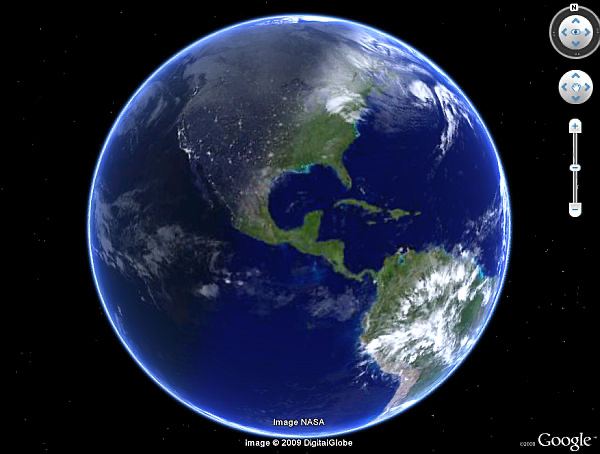
#> input picture src/reference-images/image.png, 600 x 454 px, given in place of topo.jpg, which was not available
$ python build-earth.py ../src/reference-images ../src/reference-images/image.png
#> lines starting #> are read from the running program, lines starting #| are printed output that depends on the picture; pictures that were not available may be replaced by others from this repository, and a replacement may not be noted
# Build the globe's textures from NASA's public-domain imagery.
# Usage: python3 -I build-earth.py <dl-dir> <out-dir>
#   <dl-dir>/bm-oct/topo.jpg        Blue Marble Next Generation, Oct 2004, topo+bathy (5400x2700)
#   <dl-dir>/black-marble/night.jpg Black Marble 2016 (13500x6750)
#   <dl-dir>/clouds/clouds.jpg      Blue Marble cloud composite (2048x1024)
#   <dl-dir>/gebco/elev.png         GEBCO_08 land elevation, 8-bit (21600x10800)
# Writes WebP: 4096x2048 day, 4096x2048 night (lights only), 2048x1024 relief
# (normal map from elevation, water mask in blue) and 2048x1024 clouds.
# Download the four files from eoimages.gsfc.nasa.gov (see README Sources).
import sys
import numpy as np
from PIL import Image, ImageFilter

Image.MAX_IMAGE_PIXELS = None
src, out = sys.argv[1], sys.argv[2]
W, H = 4096, 2048


def load(path, size, mode="RGB"):
#> called with path = '../src/reference-images/bm-oct/topo.jpg', size = (4096, 2048), mode = 'RGB'
    return Image.open(path).convert(mode).resize(size, Image.LANCZOS)
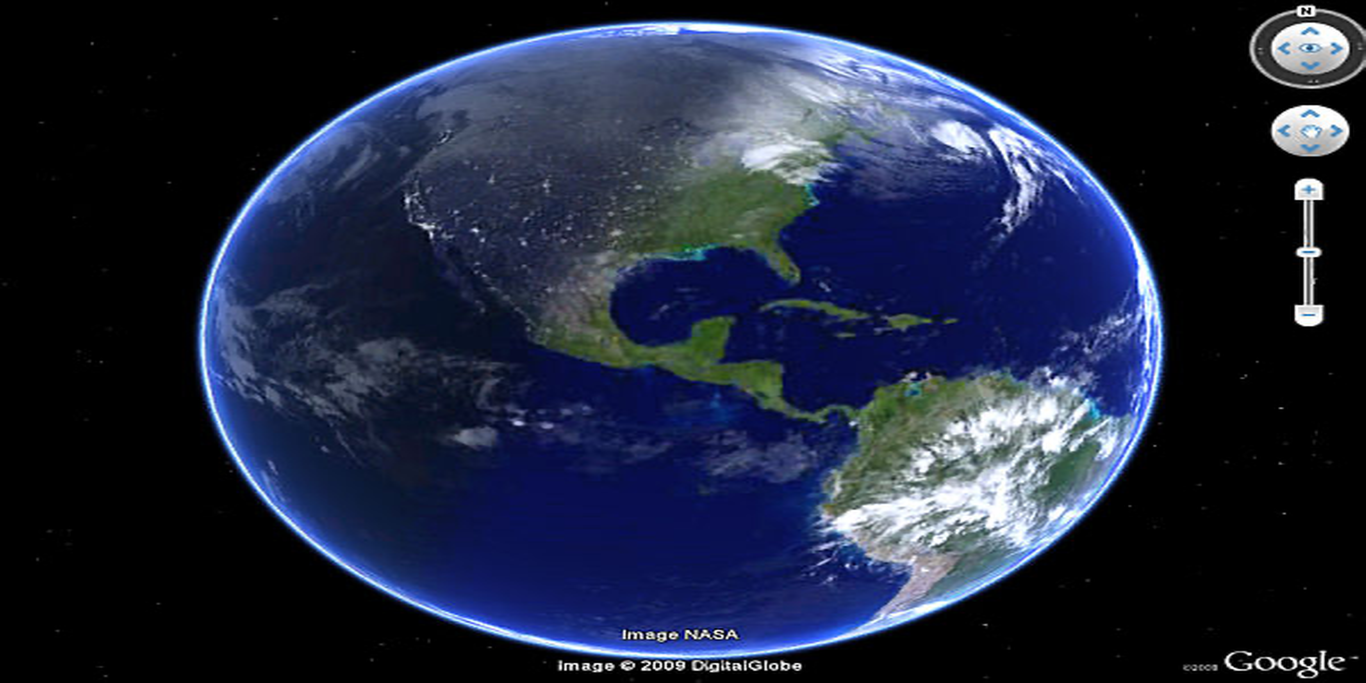
#> returned value: PIL image 4096x2048 RGB (shown at 1/3 size); mean R, G, B 31, 38, 59.2


# ---- day: Blue Marble, as it is (the shader does the grading) ----
day = load(f"{src}/bm-oct/topo.jpg", (W, H))
day.save(f"{out}/earth-day.webp", quality=84, method=6)

# ---- night: Black Marble with the moonlit ground removed, leaving lights ----
night = np.asarray(load(f"{src}/black-marble/night.jpg", (W, H))).astype(np.float32) / 255
lum = night.max(axis=2)
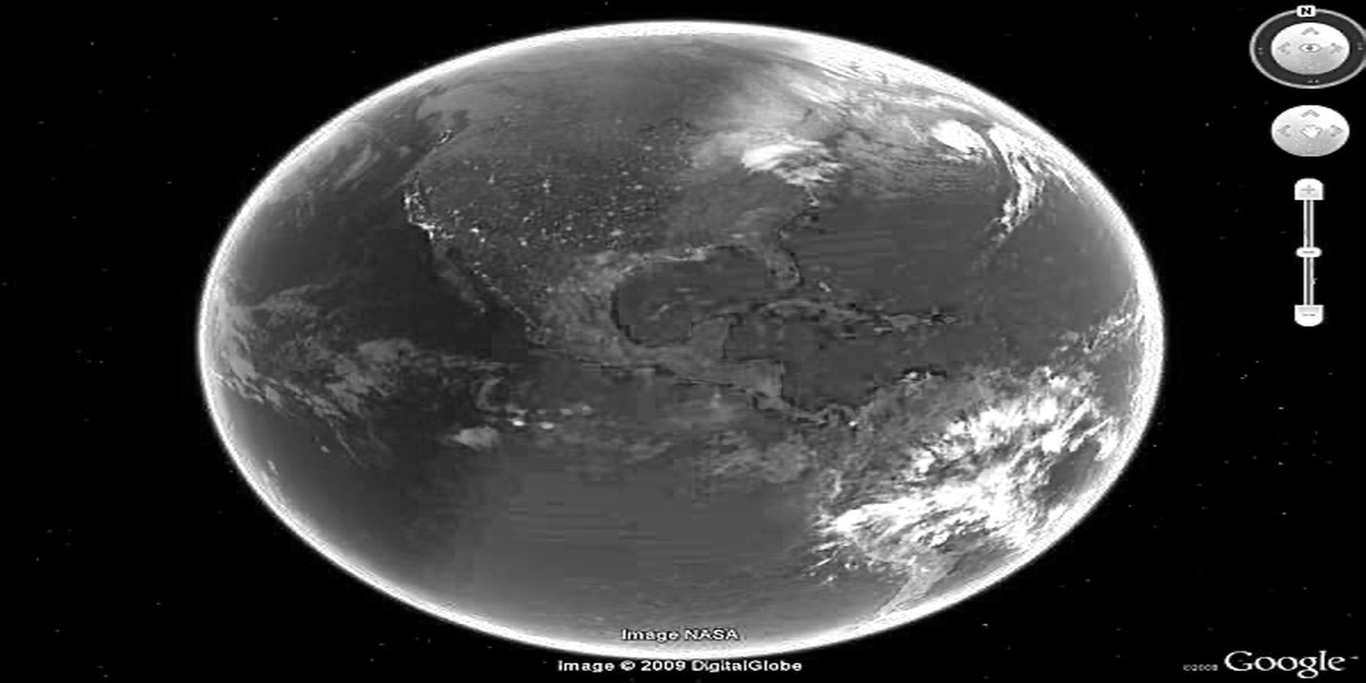
#> lum: shape (2048, 4096) float32 (shown at 1/3 size); min 0, max 1, mean 0.236
# the base (moonlit land, ice) sits under ~0.33; city light is far brighter.
# Keep only what rises above it, with a soft knee so small towns survive.
lights = np.clip((lum - 0.36) / 0.64, 0, 1) ** 1.05
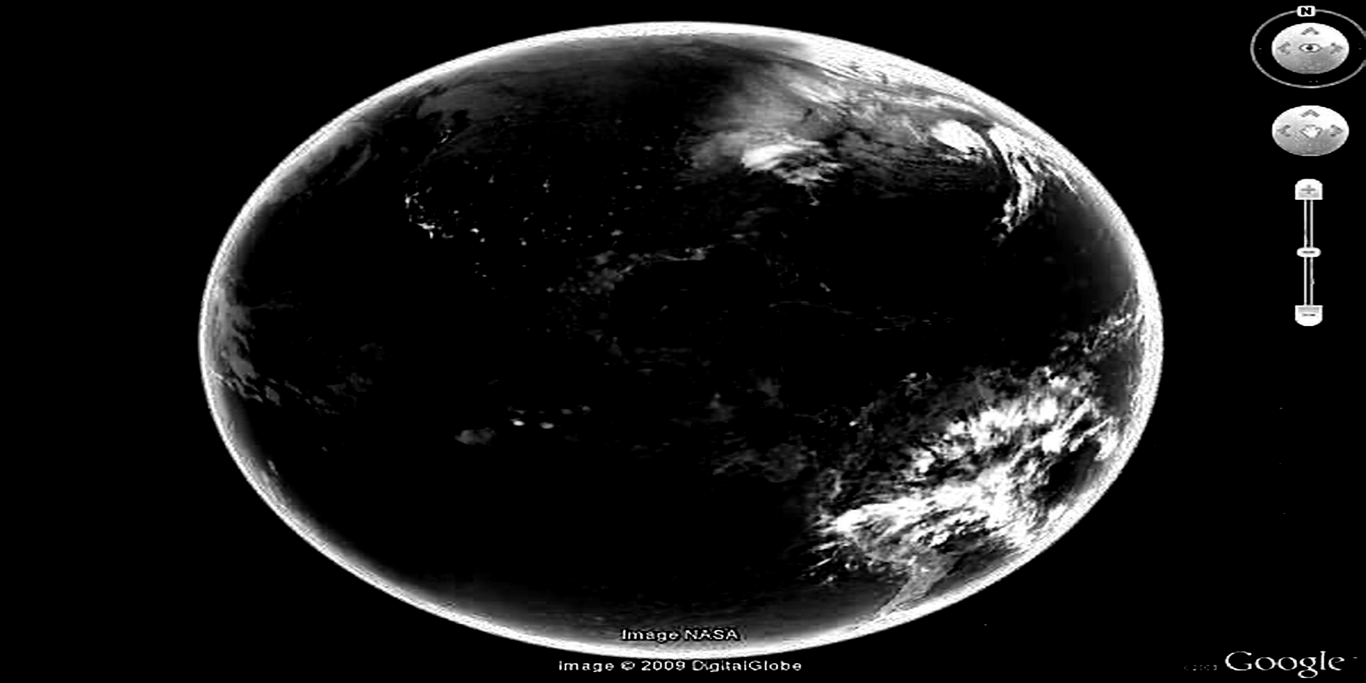
#> lights: shape (2048, 4096) float32 (shown at 1/3 size); min 0, max 1, mean 0.0977
warm = np.stack([lights, lights * 0.82, lights * 0.56], axis=2)  # sodium-lamp amber
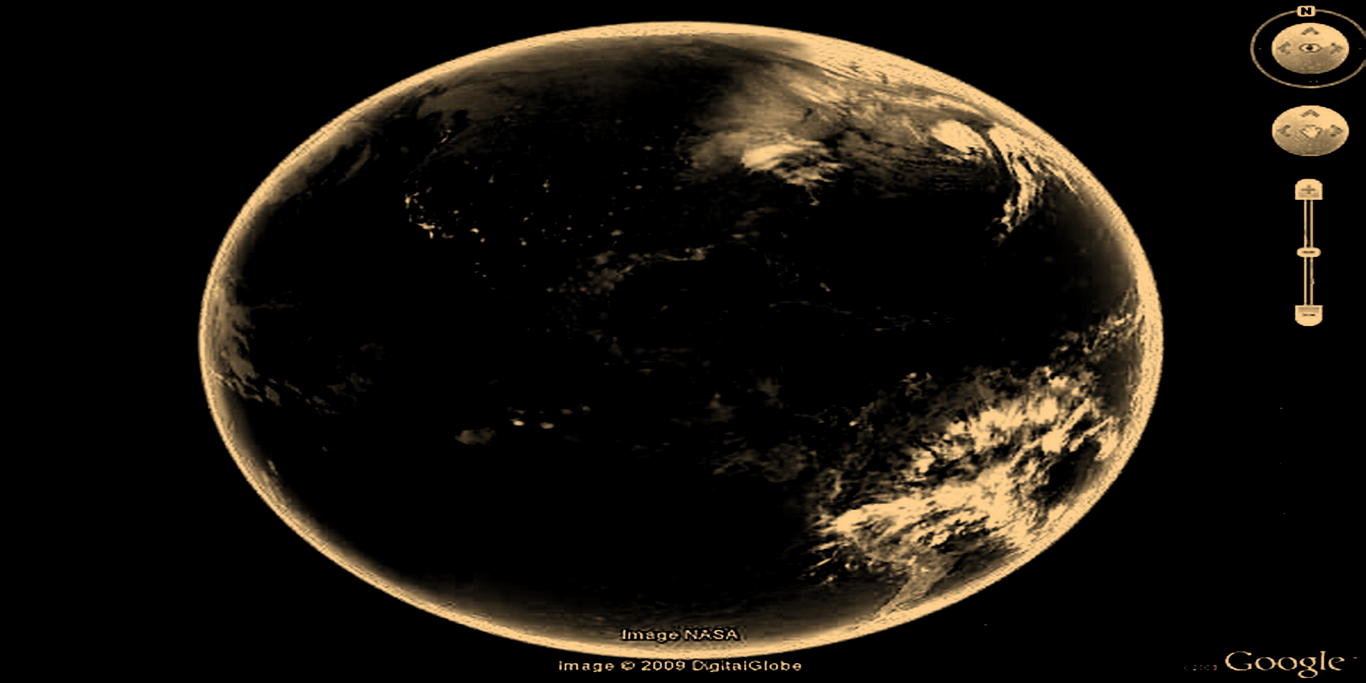
#> warm: shape (2048, 4096, 3) float32 (shown at 1/3 size); mean of channels 0, 1, 2 0.0978, 0.08, 0.0547; drawn as R, G, B
Image.fromarray((np.clip(warm, 0, 1) * 255).astype(np.uint8)).save(f"{out}/earth-night.webp", quality=85, method=6)

# ---- relief: a tangent-space normal map from elevation, water in blue ----
RW, RH = 2048, 1024
# resampled and smoothed as floats: an 8-bit step between two flat plains
# would otherwise light up as a hard terrace when the sun is low
#> (the run stopped early here; a loop or call above may not have finished)
